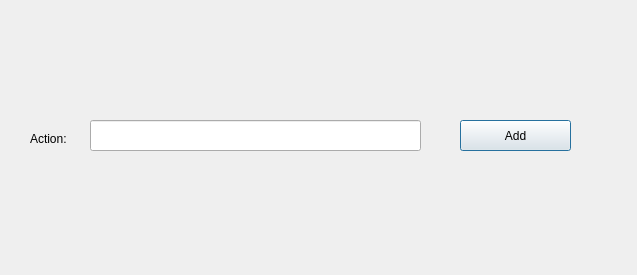
<?xml version="1.0" encoding="UTF-8"?>
<ui version="4.0">
 <class>Dialog</class>
 <widget class="QDialog" name="Dialog">
  <property name="geometry">
   <rect>
    <x>0</x>
    <y>0</y>
    <width>637</width>
    <height>275</height>
   </rect>
  </property>
  <property name="windowTitle">
   <string>Dialog</string>
  </property>
  <widget class="QWidget" name="widget" native="true">
   <property name="geometry">
    <rect>
     <x>20</x>
     <y>50</y>
     <width>601</width>
     <height>171</height>
    </rect>
   </property>
   <widget class="QLabel" name="label">
    <property name="geometry">
     <rect>
      <x>10</x>
      <y>80</y>
      <width>67</width>
      <height>17</height>
     </rect>
    </property>
    <property name="text">
     <string>Action:</string>
    </property>
   </widget>
   <widget class="QLineEdit" name="action_add">
    <property name="geometry">
     <rect>
      <x>70</x>
      <y>70</y>
      <width>331</width>
      <height>31</height>
     </rect>
    </property>
   </widget>
   <widget class="QPushButton" name="ok_btn">
    <property name="geometry">
     <rect>
      <x>440</x>
      <y>70</y>
      <width>111</width>
      <height>31</height>
     </rect>
    </property>
    <property name="text">
     <string>Add</string>
    </property>
   </widget>
  </widget>
 </widget>
 <resources/>
 <connections/>
</ui>
